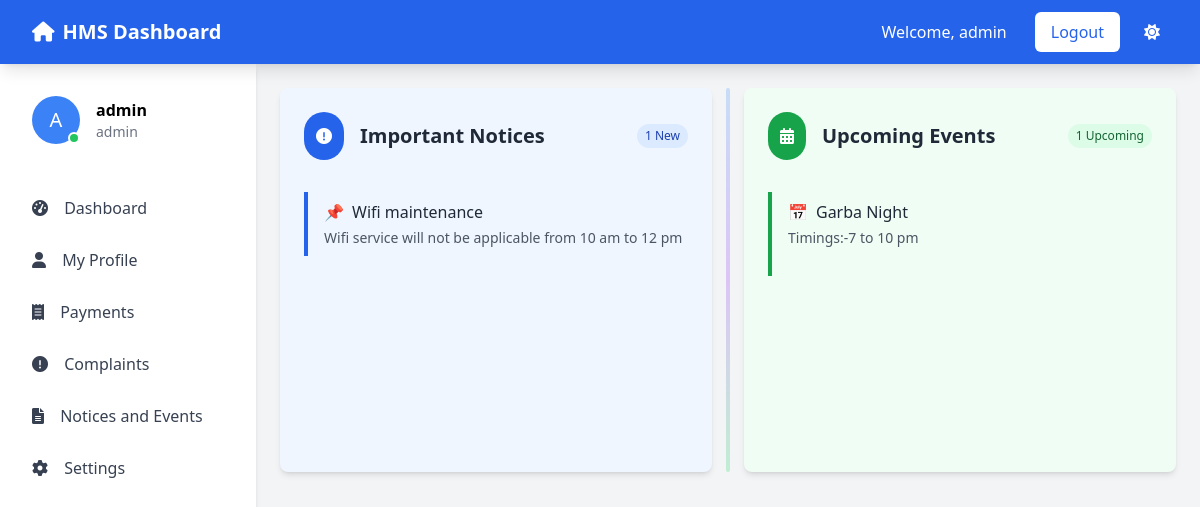
Page /documents/ (signed in) on the committed database.
### news/models.py (models this page shows)
class Notice(models.Model):
    notice_title = models.CharField(max_length=50)
    notice_desc = HTMLField()

class Events(models.Model):
    event_title = models.CharField(max_length=50)
    event_desc =  HTMLField()

### HMS/views.py (the view)
# urls.py: path('documents/', views.documents, name='documents'),
@login_required
def documents(request):
    Eventdata = Events.objects.all()[:6]
    Noticedata = Notice.objects.all()[:6]
    context = {
        'Noticedata': Noticedata,
        'Eventdata': Eventdata,
    }
    return render(request, 'dashboard/documents.html',context)

### templates/dashboard/documents.html (shortened to what this page needs)
{% extends "dashboard/base.html" %}
{% block content %}
<div class="relative flex flex-col md:flex-row gap-0 md:gap-8 items-stretch">
    <div class="hidden md:block absolute left-1/2 top-0 bottom-0 w-1 transform -translate-x-1/2">
        <div class="h-full w-full bg-gradient-to-b from-blue-400 via-purple-500 to-green-400 opacity-30 animate-pulse rounded-full"></div>
    </div>
    <div class="group bg-blue-50 dark:bg-dark-800 rounded-lg shadow-md p-6 fade-in h-96 overflow-y-auto w-full md:w-1/2 hover:shadow-lg transition-all duration-300 hover:-translate-y-1 z-10">
        <div class="flex items-center mb-4 top-0 bg-blue-50 dark:bg-dark-800 pb-4 z-10 sticky">
            <div class="bg-blue-600 text-white p-3 rounded-full mr-4 group-hover:rotate-12 transition-transform">
                <i class="fas fa-exclamation-circle"></i>
            </div>
            <h3 class="text-xl font-semibold text-gray-800 dark:text-white">Important Notices</h3>
            <span class="ml-auto bg-blue-100 dark:bg-blue-900 text-blue-800 dark:text-blue-200 text-xs px-2 py-1 rounded-full animate-pulse">
                {{ Noticedata|length }} New
            </span>
        </div>
        <div class="space-y-4">
            {% for i in Noticedata %}
            <div class="border-l-4 border-blue-600 pl-4 py-2 hover:bg-blue-100 dark:hover:bg-dark-700 rounded-r transition-colors cursor-pointer">
                <h4 class="font-medium text-gray-800 dark:text-white flex items-center">
                    <span class="mr-2">📌</span>
                    {{i.notice_title}}
                </h4>
                <div class="text-sm text-gray-600 dark:text-gray-300 mt-1">
                    {{ i.notice_desc|safe }}
                </div>
            </div>
            {% endfor %}
        </div>
    </div>
    <div class="group bg-green-50 dark:bg-dark-800 rounded-lg shadow-md p-6 fade-in h-96 overflow-y-auto w-full md:w-1/2 hover:shadow-lg transition-all duration-300 hover:-translate-y-1 z-10" style="transition-delay: 0.2s;">
        <div class="flex items-center mb-4 top-0 bg-green-50 dark:bg-dark-800 pb-4 z-10 sticky">
            <div class="bg-green-600 text-white p-3 rounded-full mr-4 group-hover:rotate-12 transition-transform">
                <i class="fas fa-calendar-alt"></i>
            </div>
            <h3 class="text-xl font-semibold text-gray-800 dark:text-white">Upcoming Events</h3>
            <span class="ml-auto bg-green-100 dark:bg-green-900 text-green-800 dark:text-green-200 text-xs px-2 py-1 rounded-full animate-pulse">
                {{ Eventdata|length }} Upcoming
            </span>
        </div>
        <div class="space-y-4">
            {% for i in Eventdata %}
            <div class="border-l-4 border-green-600 pl-4 py-2 hover:bg-green-100 dark:hover:bg-dark-700 rounded-r transition-colors cursor-pointer">
                <h4 class="font-medium text-gray-800 dark:text-white flex items-center">
                    <span class="mr-2">📅</span>
                    {{i.event_title}}
                </h4>
                <div class="text-sm text-gray-600 dark:text-gray-300 mt-1">
                    {{ i.event_desc|safe }}
                </div>
            </div>
            {% endfor %}
        </div>
    </div>
</div>
{% endblock %}

### templates/dashboard/base.html (shortened to what this page needs)
<!DOCTYPE html>
<html lang="en">
<head>
    <script src="https://cdn.tailwindcss.com"></script>
    <link rel="stylesheet" href="https://cdnjs.cloudflare.com/ajax/libs/font-awesome/6.0.0/css/all.min.css">
</head>
<body class="bg-gray-100 dark:bg-dark-800">
    <nav class="bg-blue-600 text-white sticky top-0 z-[100] shadow-lg">
        <div class="max-w-7xl mx-auto px-4 sm:px-6 lg:px-8">
            <div class="flex justify-between items-center h-16">
                <div class="flex items-center">
                    <div class="flex-shrink-0">
                        <a href="{% url 'dashboard' %}" class="text-xl font-bold flex items-center">
                            <i class="fas fa-home mr-2"></i>
                            HMS Dashboard
                        </a>
                    </div>
                </div>
                <div class="hidden md:flex space-x-4 items-center">
                    {% if user.is_authenticated %}
                        <span class="px-3 py-2">Welcome, {{ user.username }}</span>
                        <a href="{% url 'logout' %}" class="bg-white text-blue-600 px-4 py-2 rounded-md font-medium hover:bg-blue-100 transition">Logout</a>
                    {% else %}
                        <a href="{% url 'login' %}" class="bg-white text-blue-600 px-4 py-2 rounded-md font-medium hover:bg-blue-100 transition">Login</a>
                    {% endif %}
                    <button id="theme-toggle" class="p-2 rounded-full focus:outline-none">
                        <i class="fas fa-sun text-white block dark:hidden" id="theme-icon-light"></i>
                    </button>
                </div>
            </div>
        </div>
    </nav>
    <div class="flex">
        <div class="sidebar w-64 bg-white dark:bg-dark-700 h-screen sticky top-16 shadow-md md:block">
            <div class="p-4">
                <div class="flex items-center space-x-4 p-4 mb-6">
                    <div class="relative">
                        {% if profile and profile.user_image %}
                            <img src="{{ profile.user_image.url }}" alt="Profile" class="w-12 h-12 rounded-full object-cover">
                        {% else %}
                            <div class="w-12 h-12 rounded-full bg-blue-500 flex items-center justify-center text-white text-xl">
                                {{ user.username|first|upper }}
                            </div>
                        {% endif %}
                        <span class="absolute bottom-0 right-0 w-3 h-3 bg-green-500 rounded-full border-2 border-white dark:border-dark-700"></span>
                    </div>
                    <div>
                        <h3 class="font-semibold dark:text-white">{{ user.get_full_name|default:user.username }}</h3>
                        <p class="text-sm text-gray-500 dark:text-gray-400">{{ user.username }}</p>
                    </div>
                </div>
                <nav class="space-y-1">
                    <a href="{% url 'dashboard' %}" class="block px-4 py-3 text-gray-700 dark:text-gray-300 hover:bg-gray-100 dark:hover:bg-dark-600 rounded-md transition {% if request.path == '/dashboard/' %}active-nav-item{% endif %}">
                        <i class="fas fa-tachometer-alt mr-3"></i> Dashboard
                    </a>
                    <a href="{% url 'profile' %}" class="block px-4 py-3 text-gray-700 dark:text-gray-300 hover:bg-gray-100 dark:hover:bg-dark-600 rounded-md transition {% if request.path == '/profile/' %}active-nav-item{% endif %}">
                        <i class="fas fa-user mr-3"></i> My Profile
                    </a>
                    <a href="{% url 'payments' %}" class="block px-4 py-3 text-gray-700 dark:text-gray-300 hover:bg-gray-100 dark:hover:bg-dark-600 rounded-md transition {% if request.path == '/payments/' %}active-nav-item{% endif %}">
                        <i class="fas fa-receipt mr-3"></i> Payments
                    </a>
                    <a href="{% url 'complaints' %}" class="block px-4 py-3 text-gray-700 dark:text-gray-300 hover:bg-gray-100 dark:hover:bg-dark-600 rounded-md transition {% if request.path == '/complaints/' %}active-nav-item{% endif %}">
                        <i class="fas fa-exclamation-circle mr-3"></i> Complaints
                    </a>
                    <a href="/documents" class="block px-4 py-3 text-gray-700 dark:text-gray-300 hover:bg-gray-100 dark:hover:bg-dark-600 rounded-md transition">
                        <i class="fas fa-file-alt mr-3"></i> Notices and Events
                    </a>
                    <a href="{% url 'settings' %}" class="block px-4 py-3 text-gray-700 dark:text-gray-300 hover:bg-gray-100 dark:hover:bg-dark-600 rounded-md transition {% if request.path == '/settings/' %}active-nav-item{% endif %}">
                        <i class="fas fa-cog mr-3"></i> Settings
                    </a>
                </nav>
            </div>
        </div>
        <div class="flex-1 p-6">
            {% block content %}
            {% endblock %}
        </div>
    </div>
</body>
</html>

### templates/dashboard/base.html (style rules this page uses)
.sidebar { transition: all 0.3s ease; }

### rows in the picture
Notice: notice_title "Wifi maintenance", notice_desc "Wifi service will not be applicable from 10 am to 12 pm"
Events: event_title "Garba Night", event_desc "Timings:-7 to 10 pm"

### other values in the picture
{{ user.username }} "admin"
{{ user.username|first|upper }} "A"
{{ user.get_full_name|default:user.username }} "admin"
{{ Noticedata|length }} "1"
{{ Eventdata|length }} "1"
